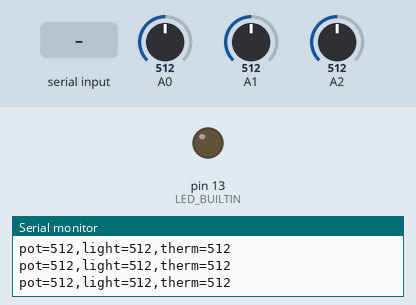
This sketch was run on a simulated Arduino Uno, built with avr-gcc and run on an emulated ATmega328P. On the bench: output pins drawn as LEDs (lit = HIGH), the last lines printed to the serial monitor. The inputs (shaded band) are chosen by the test bench; at power-on: A0 = 512, A1 = 512, A2 = 512.

Above: at 1.2 s.
1.3 s: "led on\n" received over Serial
At 1.7 s:
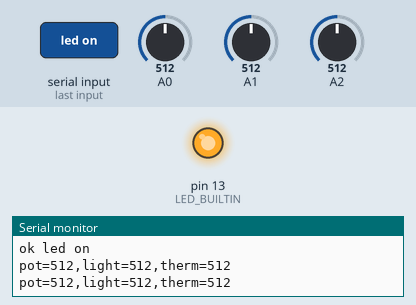
2.8 s: "led off\n" received over Serial
At 4.0 s:
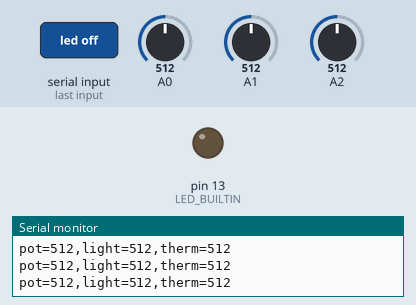
Timing chart, 0 to 5.8 s (numbered marks = the images above; inputs shaded):
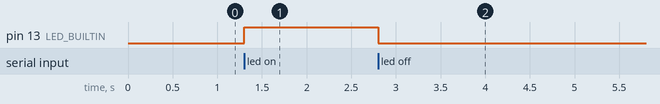

The sketch:

my_sketch.ino
```cpp
// My sketch: edit it in the Code tab of Board Monitor, then Compile & upload.
// Prints one line of name=value pairs every 200 ms so Board Monitor can plot it,
// and answers a few text commands sent from the page.
//
// Wiring (change to match your build):
//   A0  potentiometer middle pin
//   A1  photoresistor + 10k resistor divider
//   A2  thermistor + 10k resistor divider

const unsigned long PERIOD_MS = 200;
unsigned long lastSend = 0;
bool streaming = true;
String cmd;

void setup() {
  Serial.begin(115200);
  pinMode(LED_BUILTIN, OUTPUT);
  while (!Serial && millis() < 3000) {}
  Serial.println("UNO R4 ready. Commands: led on, led off, stop, start, help");
}

void handleCommand(String c) {
  c.trim();
  c.toLowerCase();
  if (c == "led on")       { digitalWrite(LED_BUILTIN, HIGH); Serial.println("ok led on"); }
  else if (c == "led off") { digitalWrite(LED_BUILTIN, LOW);  Serial.println("ok led off"); }
  else if (c == "stop")    { streaming = false; Serial.println("ok stopped"); }
  else if (c == "start")   { streaming = true;  Serial.println("ok started"); }
  else if (c == "help")    { Serial.println("Commands: led on, led off, stop, start, help"); }
  else if (c.length())     { Serial.print("unknown command: "); Serial.println(c); }
}

void loop() {
  while (Serial.available()) {
    char ch = Serial.read();
    if (ch == '\n' || ch == '\r') { handleCommand(cmd); cmd = ""; }
    else if (cmd.length() < 64) cmd += ch;
  }

  if (streaming && millis() - lastSend >= PERIOD_MS) {
    lastSend = millis();
    Serial.print("pot=");    Serial.print(analogRead(A0));
    Serial.print(",light="); Serial.print(analogRead(A1));
    Serial.print(",therm="); Serial.println(analogRead(A2));
  }
}
```

Measured:
- after the input at 1.3 s, pin 13 (LED_BUILTIN): LOW → HIGH at once
- after the input at 2.8 s, pin 13 (LED_BUILTIN): HIGH → LOW at once
